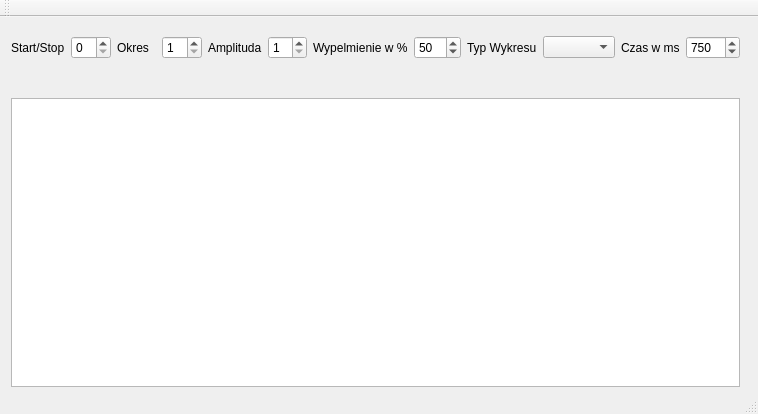
<?xml version="1.0" encoding="UTF-8"?>
<ui version="4.0">
 <class>MainWindow</class>
 <widget class="QMainWindow" name="MainWindow">
  <property name="geometry">
   <rect>
    <x>0</x>
    <y>0</y>
    <width>758</width>
    <height>414</height>
   </rect>
  </property>
  <property name="windowTitle">
   <string>MainWindow</string>
  </property>
  <widget class="QWidget" name="centralWidget">
   <widget class="QWidget" name="horizontalLayoutWidget">
    <property name="geometry">
     <rect>
      <x>0</x>
      <y>0</y>
      <width>751</width>
      <height>61</height>
     </rect>
    </property>
    <layout class="QHBoxLayout" name="horizontalLayout">
     <item>
      <widget class="QLabel" name="label_6">
       <property name="text">
        <string>Start/Stop</string>
       </property>
      </widget>
     </item>
     <item>
      <widget class="QSpinBox" name="SPStartNaStop">
       <property name="maximum">
        <number>1</number>
       </property>
      </widget>
     </item>
     <item>
      <widget class="QLabel" name="label">
       <property name="text">
        <string>Okres</string>
       </property>
      </widget>
     </item>
     <item>
      <widget class="QSpinBox" name="SPOkres">
       <property name="minimum">
        <number>1</number>
       </property>
       <property name="maximum">
        <number>5</number>
       </property>
      </widget>
     </item>
     <item>
      <widget class="QLabel" name="label_2">
       <property name="text">
        <string>Amplituda</string>
       </property>
      </widget>
     </item>
     <item>
      <widget class="QSpinBox" name="SPAmplituda">
       <property name="minimum">
        <number>1</number>
       </property>
       <property name="maximum">
        <number>5</number>
       </property>
      </widget>
     </item>
     <item>
      <widget class="QLabel" name="label_3">
       <property name="text">
        <string>Wypelmienie w %</string>
       </property>
      </widget>
     </item>
     <item>
      <widget class="QSpinBox" name="SPWypelnienie">
       <property name="maximum">
        <number>100</number>
       </property>
       <property name="value">
        <number>50</number>
       </property>
      </widget>
     </item>
     <item>
      <widget class="QLabel" name="label_4">
       <property name="text">
        <string>Typ Wykresu</string>
       </property>
      </widget>
     </item>
     <item>
      <widget class="QComboBox" name="CBTypWykresu"/>
     </item>
     <item>
      <widget class="QLabel" name="label_5">
       <property name="text">
        <string>Czas w ms</string>
       </property>
      </widget>
     </item>
     <item>
      <widget class="QSpinBox" name="SPCzas">
       <property name="minimum">
        <number>250</number>
       </property>
       <property name="maximum">
        <number>1500</number>
       </property>
       <property name="singleStep">
        <number>50</number>
       </property>
       <property name="value">
        <number>750</number>
       </property>
      </widget>
     </item>
    </layout>
   </widget>
   <widget class="QWidget" name="horizontalLayoutWidget_2">
    <property name="geometry">
     <rect>
      <x>0</x>
      <y>70</y>
      <width>751</width>
      <height>311</height>
     </rect>
    </property>
    <layout class="QHBoxLayout" name="horizontalLayout_2">
     <item>
      <widget class="QChartView" name="graphicsView"/>
     </item>
    </layout>
   </widget>
  </widget>
  <widget class="QToolBar" name="mainToolBar">
   <attribute name="toolBarArea">
    <enum>TopToolBarArea</enum>
   </attribute>
   <attribute name="toolBarBreak">
    <bool>false</bool>
   </attribute>
  </widget>
  <widget class="QStatusBar" name="statusBar"/>
 </widget>
 <layoutdefault spacing="6" margin="11"/>
 <customwidgets>
  <customwidget>
   <class>QChartView</class>
   <extends>QGraphicsView</extends>
   <header>QtCharts</header>
  </customwidget>
 </customwidgets>
 <resources/>
 <connections/>
</ui>
